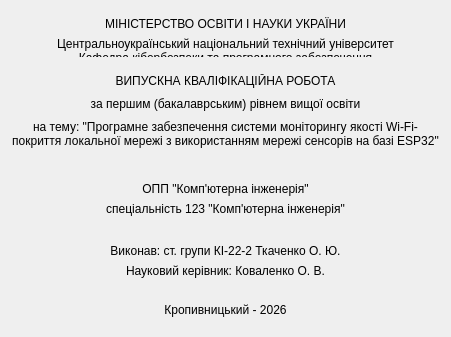
<?xml version="1.0" encoding="UTF-8"?>
<ui version="4.0">
 <class>AboutWindow</class>
 <widget class="QDialog" name="AboutWindow">
  <property name="geometry">
   <rect>
    <x>0</x>
    <y>0</y>
    <width>451</width>
    <height>337</height>
   </rect>
  </property>
  <property name="windowTitle">
   <string>Авторське право</string>
  </property>
  <property name="modal">
   <bool>true</bool>
  </property>
  <layout class="QVBoxLayout" name="verticalLayout">
   <item>
    <widget class="QLabel" name="label1">
     <property name="maximumSize">
      <size>
       <width>16777215</width>
       <height>20</height>
      </size>
     </property>
     <property name="text">
      <string>МІНІСТЕРСТВО ОСВІТИ І НАУКИ УКРАЇНИ</string>
     </property>
     <property name="alignment">
      <set>Qt::AlignBottom|Qt::AlignHCenter</set>
     </property>
    </widget>
   </item>
   <item>
    <widget class="QLabel" name="label2">
     <property name="maximumSize">
      <size>
       <width>16777215</width>
       <height>20</height>
      </size>
     </property>
     <property name="text">
      <string>&lt;html&gt;&lt;head/&gt;&lt;body&gt;&lt;p&gt;Центральноукраїнський національний технічний університет&lt;br/&gt;Кафедра кібербезпеки та програмного забезпечення&lt;/p&gt;&lt;/body&gt;&lt;/html&gt;</string>
     </property>
     <property name="textFormat">
      <enum>Qt::AutoText</enum>
     </property>
     <property name="alignment">
      <set>Qt::AlignHCenter|Qt::AlignTop</set>
     </property>
     <property name="wordWrap">
      <bool>false</bool>
     </property>
    </widget>
   </item>
   <item>
    <widget class="QLabel" name="label3">
     <property name="maximumSize">
      <size>
       <width>16777215</width>
       <height>25</height>
      </size>
     </property>
     <property name="text">
      <string>&lt;html&gt;&lt;head/&gt;&lt;body&gt;&lt;p&gt;ВИПУСКНА КВАЛІФІКАЦІЙНА РОБОТА&lt;/p&gt;&lt;/body&gt;&lt;/html&gt;</string>
     </property>
     <property name="alignment">
      <set>Qt::AlignBottom|Qt::AlignHCenter</set>
     </property>
     <property name="wordWrap">
      <bool>true</bool>
     </property>
    </widget>
   </item>
   <item>
    <widget class="QLabel" name="label4">
     <property name="maximumSize">
      <size>
       <width>16777215</width>
       <height>20</height>
      </size>
     </property>
     <property name="text">
      <string>за першим (бакалаврським) рівнем вищої освіти</string>
     </property>
     <property name="alignment">
      <set>Qt::AlignCenter</set>
     </property>
    </widget>
   </item>
   <item>
    <widget class="QLabel" name="label5">
     <property name="maximumSize">
      <size>
       <width>16777215</width>
       <height>40</height>
      </size>
     </property>
     <property name="text">
      <string>на тему: &quot;Програмне забезпечення системи моніторингу якості Wi-Fi-покриття локальної мережі з використанням мережі сенсорів на базі ESP32&quot;</string>
     </property>
     <property name="alignment">
      <set>Qt::AlignHCenter|Qt::AlignTop</set>
     </property>
     <property name="wordWrap">
      <bool>true</bool>
     </property>
    </widget>
   </item>
   <item>
    <widget class="QLabel" name="label6">
     <property name="maximumSize">
      <size>
       <width>16777215</width>
       <height>30</height>
      </size>
     </property>
     <property name="text">
      <string>ОПП &quot;Комп'ютерна інженерія&quot;</string>
     </property>
     <property name="alignment">
      <set>Qt::AlignBottom|Qt::AlignHCenter</set>
     </property>
    </widget>
   </item>
   <item>
    <widget class="QLabel" name="label10">
     <property name="maximumSize">
      <size>
       <width>16777215</width>
       <height>20</height>
      </size>
     </property>
     <property name="text">
      <string>спеціальність 123 &quot;Комп'ютерна інженерія&quot;</string>
     </property>
     <property name="alignment">
      <set>Qt::AlignHCenter|Qt::AlignTop</set>
     </property>
    </widget>
   </item>
   <item>
    <widget class="QLabel" name="label7">
     <property name="maximumSize">
      <size>
       <width>16777215</width>
       <height>30</height>
      </size>
     </property>
     <property name="text">
      <string>Виконав: ст. групи КІ-22-2 Ткаченко О. Ю.</string>
     </property>
     <property name="alignment">
      <set>Qt::AlignBottom|Qt::AlignHCenter</set>
     </property>
    </widget>
   </item>
   <item>
    <widget class="QLabel" name="label8">
     <property name="maximumSize">
      <size>
       <width>16777215</width>
       <height>30</height>
      </size>
     </property>
     <property name="text">
      <string>Науковий керівник: Коваленко О. В.</string>
     </property>
     <property name="alignment">
      <set>Qt::AlignHCenter|Qt::AlignTop</set>
     </property>
    </widget>
   </item>
   <item>
    <widget class="QLabel" name="label9">
     <property name="maximumSize">
      <size>
       <width>16777215</width>
       <height>20</height>
      </size>
     </property>
     <property name="text">
      <string>Кропивницький - 2026</string>
     </property>
     <property name="alignment">
      <set>Qt::AlignCenter</set>
     </property>
    </widget>
   </item>
  </layout>
 </widget>
 <resources/>
 <connections/>
</ui>
